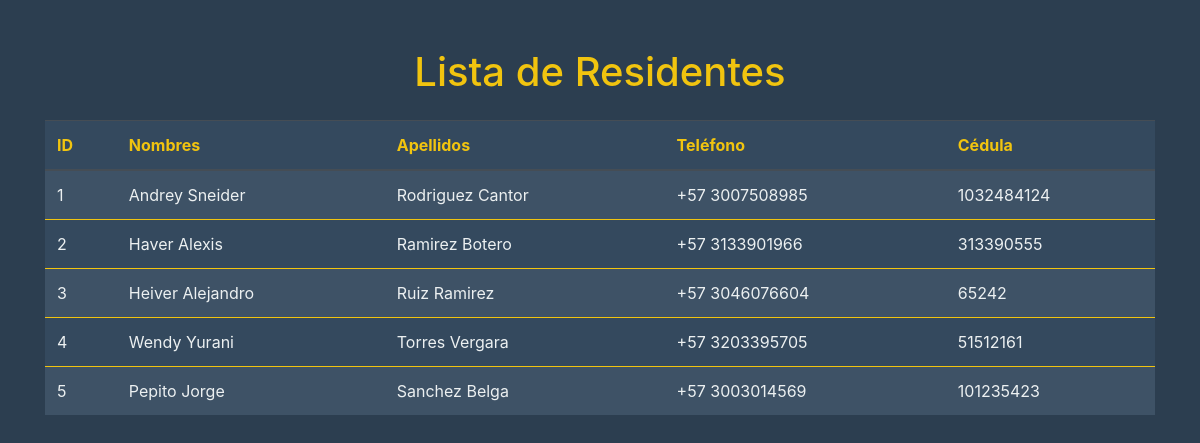
The app's page /views/residentes/read.php with its own data.
### tables this page shows
CREATE TABLE `residentes` (
	  `id` INT NOT NULL AUTO_INCREMENT,
	  `nombres` VARCHAR(45) NOT NULL,
	  `apellidos` VARCHAR(45) NOT NULL,
	  `telefono` VARCHAR(45) NOT NULL,
	  `cedula` VARCHAR(45) UNIQUE NOT NULL,
	  `contrasena` VARCHAR(60) NOT NULL,  
	  PRIMARY KEY (`id`)
	);

### models/Residentes.php (called while the page is built, shortened)
<?php
class ResidentesModel {
    private $pdo;
    public function __construct($pdo) {
        $this->pdo = $pdo;
    }
    public function getAll() {
        $stmt = $this->pdo->query('SELECT * FROM residentes');
        return $stmt->fetchAll();
    }
}
?>

### views/residentes/read.php (the view, shortened to what this page needs)
<?php
require_once '../../config/database.php';
require_once '../../models/Residentes.php';
$pdo = require '../../config/database.php';
$model = new ResidentesModel($pdo);
$residentes = $model->getAll();
?>
<!DOCTYPE html>
<html lang="es">
<head>
    <link rel="stylesheet" href="https://maxcdn.bootstrapcdn.com/bootstrap/4.5.2/css/bootstrap.min.css">
    <link rel="stylesheet" href="public\css\vistas_residentes\styles_residentes_read.css">
</head>
<body>
    <div class="container mt-5">
        <h1 class="text-center">Lista de Residentes</h1>
        <table class="table table-dark table-striped mt-4">
            <thead>
                <tr>
                    <th>ID</th>
                    <th>Nombres</th>
                    <th>Apellidos</th>
                    <th>Teléfono</th>
                    <th>Cédula</th>
                </tr>
            </thead>
            <tbody>
                <?php foreach ($residentes as $residente): ?>
                    <tr>
                        <td><?php echo $residente['id']; ?></td>
                        <td><?php echo $residente['nombres']; ?></td>
                        <td><?php echo $residente['apellidos']; ?></td>
                        <td><?php echo $residente['telefono']; ?></td>
                        <td><?php echo $residente['cedula']; ?></td>
                    </tr>
                <?php endforeach; ?>
            </tbody>
        </table>
    </div>
</body>
</html>

### public/css/vistas_residentes/styles_residentes_read.css (style rules this page uses)
body { background-color: #2C3E50; color: #ECF0F1; }
h1 { color: #F1C40F; }
.table-dark { background-color: #34495E; }
.table-dark th { color: #F1C40F; border-color: #F1C40F; }
.table-dark td { color: #ECF0F1; border-color: #F1C40F; }

### records on screen
residentes: id "1", nombres "Andrey Sneider", apellidos "Rodriguez Cantor", telefono "+57 3007508985", cedula "1032484124"
residentes: id "2", nombres "Haver Alexis", apellidos "Ramirez Botero", telefono "+57 3133901966", cedula "313390555"
residentes: id "3", nombres "Heiver Alejandro", apellidos "Ruiz Ramirez", telefono "+57 3046076604", cedula "65242"
residentes: id "4", nombres "Wendy Yurani", apellidos "Torres Vergara", telefono "+57 3203395705", cedula "51512161"
residentes: id "5", nombres "Pepito Jorge", apellidos "Sanchez Belga", telefono "+57 3003014569", cedula "101235423"
